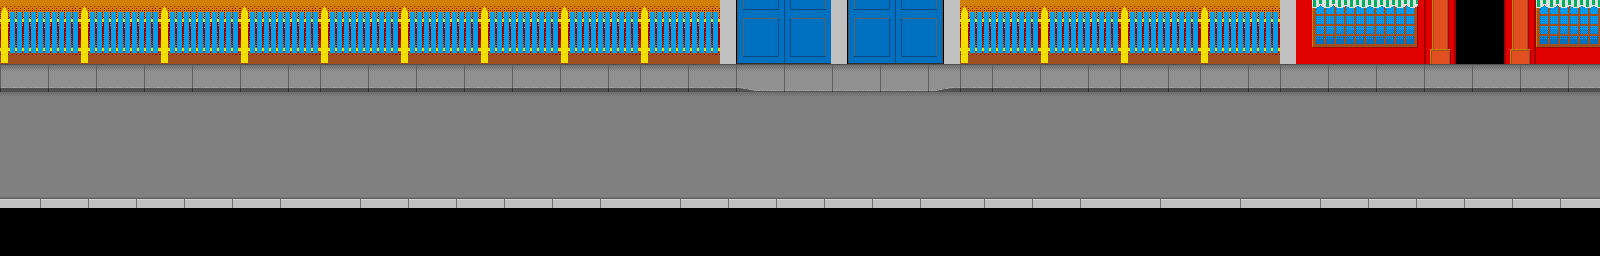

This is a level from a 2D game, rendered from its Tiled map with the project's own tilesets. A one-line summary and the map file follow, with tile-layer data summarised:
An orthogonal 100x16 tile map with 16x16 px tiles, 1 tile layer (background_1).

<map version="1.0" orientation="orthogonal" renderorder="right-down" width="100" height="16" tilewidth="16" tileheight="16" nextobjectid="1">
 <tileset firstgid="1" name="tile_1" tilewidth="16" tileheight="16" tilecount="119" columns="17">
  <image source="tile_1.png" width="272" height="112" />
 </tileset>
 <layer name="background_1" width="100" height="16">
  <data>[1600 cells, 1300 non-empty, 104 distinct tile ids]</data>
 </layer>
</map>
